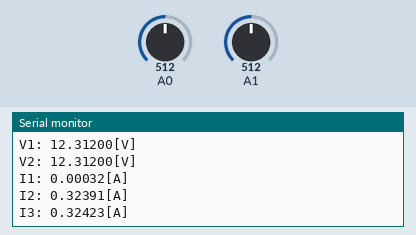
This program was run on a simulated Arduino Uno, built with avr-gcc and run on an emulated ATmega328P. Shown: the last lines printed to the serial monitor. The test bench sets the inputs (shaded band); at power-on: A0 = 512, A1 = 512.

Above: at 1.2 s.
1.3 s: A0 set to 716
At 2.6 s:
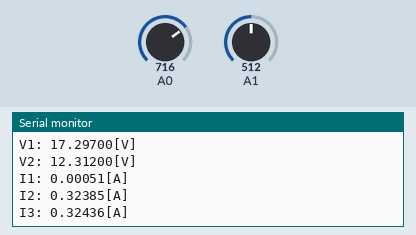
2.8 s: A1 set to 306
At 3.9 s:
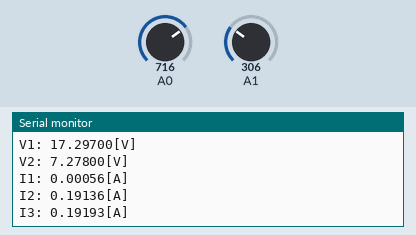
4.3 s: A0 set to 900
At 5.6 s:
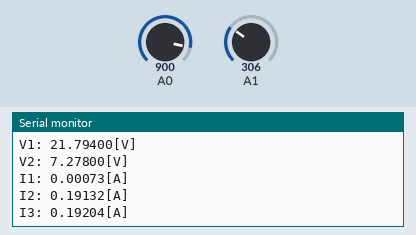
5.8 s: A1 set to 122
At 6.9 s:
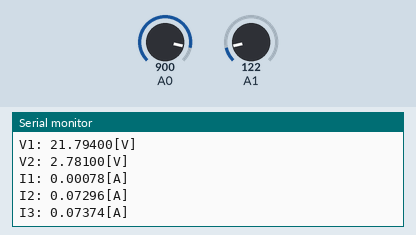
Timing chart, 0 to 8.3 s (numbered marks = the images above; inputs shaded):
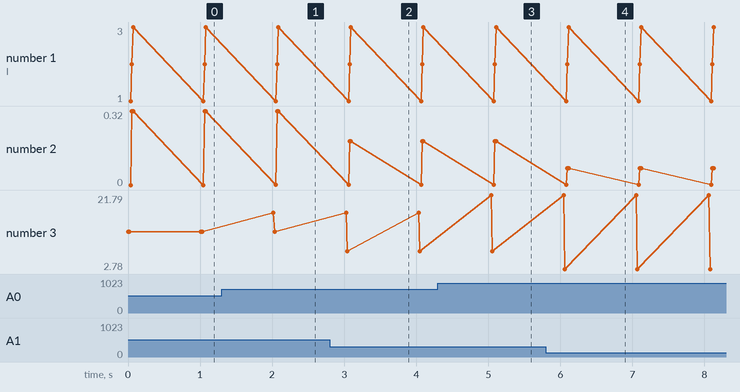

The program:

main.cpp
```cpp
/**
 * PROYECTO "LEY DE KIRCHHOFF"
 * Fecha: 30/11/2022
 * Descripción: desarrollado con el framework arduino RTOS.
 */

#include <Arduino.h>
#include "Arduino_FreeRTOS.h"
#include "semphr.h"
#include "Task.h"
#include "main.h"
#include "Semaphore.h"

/**
 * A continuación vamos a mostrara el código con el que fue posible realizar este experimento.
 */

// primero declaramos dos variables de tipo float que almacena valores leídos desde el pin
// ADC del arduino.
float *V1 = new float;
float *V2 = new float;


// estas son valores de la resistencia.
float R1 = 27000;
float R2 = 11;
float R3 = 27;

// variables para almacenar las corrientes calculados.
float *I1 = new float;
float *I2 = new float;
float *I3 = new float;

// para poder leer los valores simultaneamente se utilizo la libreria FreeRTOS, que es un sistema en tiempo real.
// que imprime los 5 valore atraves del monitor serial.
SemaphoreHandle_t mutex = nullptr;


// funcion para leer valores de la vuente de 12 voltios.
void readV1(void *pvParameters);

// funcion para leer valores de la fuente de 5 voltios.
void readV2(void *pvParameters);

// función para procesar los datos leidos..
void readI(void *pvParameters);


// función para mostrar valores procesados a traves de monitor serial.
void show(void *pvParameters);

// función que para imprimir valores.
void print(String prefix, float value, String postfix);

// función para leer el voltage.
float getVoltage(float value);

// función para resolver sistema de ecuaciones por el metodo de gauss jordan.
void gaussJordan(int rows, int columns, float pivote, float aux, float matrix[3][4]);


void setup() {
    Serial.begin(9600);
    mutex = xSemaphoreCreateMutex();
    xTaskCreate(readV1, "V1", 127, nullptr, 2, nullptr);
    xTaskCreate(readV2, "V2", 127, nullptr, 2, nullptr);
    xTaskCreate(readI, "gaussJordan", 127, nullptr, 2, nullptr);
    xTaskCreate(show, "show", 127, nullptr, 2, nullptr);
}

void loop() {
}

/**
 * Tarea para leer el valor de voltage de la fuente variable de 12[V].
 * Esta función obtiene los valores desde el pin ADC del arduino, para la fuente
 * regulable de 12 voltios.
 * @param pvParameters
 */
void readV1(void *pvParameters) {
    float voltage;
    int value;
    while (true) {
        value = analogRead(A0);
        voltage = getVoltage(value);
        if (*V1 != voltage) {
            *V1 = voltage;
        }
        vTaskDelay(50 / portTICK_PERIOD_MS);
    }
}

/**
 * Tarea para leer el valor de voltaje de la fuente de 5[v]
 * @param pvParameters
 */
void readV2(void *pvParameters) {
    float voltage;
    int value;
    while (true) {
        value = analogRead(A1);
        voltage = getVoltage(value);
        if (*V2 != voltage) {
            *V2 = voltage;
        }
        vTaskDelay(50 / portTICK_PERIOD_MS);
    }
}

/**
 * Tarea para calcular las corrientes I1, I2 e I3.
 * @param pvParameters
 */
void readI(void *pvParameters) {
    int rows = 3, columns = 4;
    float aux = 0, pivote = 0;
    while (true) {
        float m[3][4] = {
                {27011, 11, 0,  *V1},
                {11,    38, 0,  *V2},
                {1,     1,  -1, 0}
        };
        gaussJordan(rows, columns, pivote, aux, m);
        vTaskDelay(50 / portTICK_PERIOD_MS);
    }
}

/**
 * Tarea para mostrar los valores calculados mediante la ley de kirchhoff.
 * @param pvParameters
 */
void show(void *pvParameters) {
    while (true) {
        print("V1: ", *V1, "[V]");
        print("V2: ", *V2, "[V]");
        print("I1: ", *I1, "[A]");
        print("I2: ", *I2, "[A]");
        print("I3: ", *I3, "[A]");
        vTaskDelay(1000 / portTICK_PERIOD_MS);
    }
}

/**
 * Función para mostrar datos a través del monitor serial.
 * @param prefix descripción.
 * @param value valor a mostrar.
 * @param postfix unidad de medida.
 */
void print(String prefix, float value, String postfix) {
    xSemaphoreTake(mutex, portMAX_DELAY);
    Serial.print(prefix);
    Serial.print(value, 5);
    Serial.println(postfix);
    xSemaphoreGive(mutex);
}

/**
 * Función para calcular el voltaje de entrada.
 * @param value valor obtenido desde el pin adc del arduino.
 * @return voltage calculado.
 */
float getVoltage(float value) {
    double a = map(value, 0, 1023, 0, 25000) / 1000.0;
    return a - 0.20;
}

/**
 * Función para resolver sistema de ecuaciones lineales mediante el método de gauss-jordan.
 *  ┌───────┬────┬────┬────┐              ┌───┬───┬───┬───┐ <br>
 *  │ 27011 │ 11 │ 0  │ 12 │              │ 1 │ 0 │ 0 │ a │ <br>
 *  ├───────┼────┼────┼────┤              ├───┼───┼───┼───┤ <br>
 *  │  11   │ 38 │ 0  │ 5  │      ->      │ 0 │ 1 │ 0 │ b │ <br>
 *  ├───────┼────┼────┼────┤              ├───┼───┼───┼───┤ <br>
 *  │  1    │ 1  │ -1 │ 0  │              │ 0 │ 0 │ 1 │ c │ <br>
 *  └───────┴────┴────┴────┘              └───┴───┴───┴───┘ <br>
 * @param rows filas de la matriz.
 * @param columns columnas de la matriz.
 * @param pivote diagonal principal.
 * @param aux tmp.
 * @param matrix matriz.
 */
void gaussJordan(int rows, int columns, float pivote, float aux, float matrix[3][4]) {
    // reducción por reglones
    for (short int i = 0; i < rows; i++) {
        pivote = matrix[i][i];
        // convertir el pivote matrix uno y aplicar las operaciones sobre toda la fila.
        for (short int k = 0; k < columns; k++) {
            matrix[i][k] = matrix[i][k] / pivote;
        }
        for (short int j = 0; j < rows; j++) {
            if (i != j) { // no estoy en la diagonal
                aux = matrix[j][i];
                for (short int k = 0; k < columns; k++) { // convertir a cero toda la columna del pivote.
                    matrix[j][k] = matrix[j][k] - aux * matrix[i][k];
                }
            }
        }
    }
    *I1 = matrix[0][3];
    *I2 = matrix[1][3];
    *I3 = matrix[2][3];
}
```

main.h
```cpp
//
// Created by edgar on 07-07-23.
//

#ifndef ARDUINO_KIRCHHOFF_MAIN_H
#define ARDUINO_KIRCHHOFF_MAIN_H

#include "Runnable.h"

class Application {
    private:
    public:
};

#endif //ARDUINO_KIRCHHOFF_MAIN_H
```

Measured:
- after the input at 1.3 s, the serial monitor: prints a new line after 0.72 s (image 1)
- after the input at 2.8 s, the serial monitor: prints a new line after 0.24 s (image 2)
- after the input at 4.3 s, the serial monitor: prints a new line after 0.74 s (image 3)
- after the input at 5.8 s, the serial monitor: prints a new line after 0.26 s (image 4)
- plotted number 2: 0.32 → 0.32 after the input at 1.3 s, 0.32 → 0.19 after the input at 2.8 s, 0.19 → 0.19 after the input at 4.3 s, 0.19 → 0.07 after the input at 5.8 s
- plotted number 3: 12.31 → 7.28 after the input at 2.8 s, 7.28 → 2.78 after the input at 5.8 s
